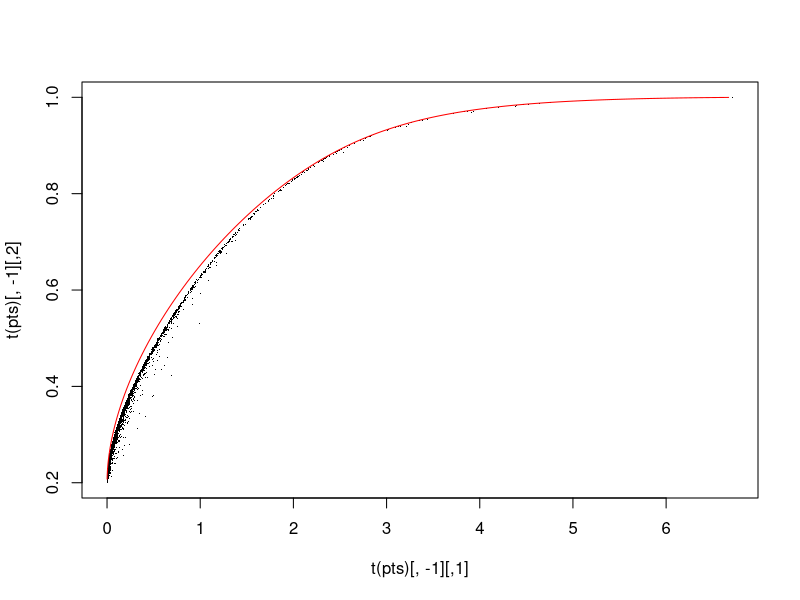

The R source for this figure:
### Q quantile point of view


## Check max formula 
# k <- 3
# qs <- sort(rbeta(100, 2, 3))
# sum(qs * seq(0, 1, length.out = length(qs))^(k-1))/length(qs)
# mean(sapply(1:1000, function(i) max(sample(qs, k, TRUE))))/k


get_q_ints <- function(qs, k) {
  qs <- sort(qs)
  c(sum(qs), sum(qs * log(qs)),
    sum(qs * seq(0, 1, length.out = length(qs))^(k-1)))/length(qs)
}

normalize_qs <- function(qs) {
  sort(qs)/sum(qs) * length(qs)
}

qs_par <- function(d, k, l.out = 100) {
  xs <- seq(0, 1, length.out = l.out)
  normalize_qs(exp( d * xs^(k-1)))
}

aba_par <- function(d, k, l.out, inds = 3) {
  xs <- seq(0, 1, length.out = l.out)
  get_q_ints(normalize_qs(exp( d * xs^(k-1))), k)[inds]
}

find_par_aba <- function(aba, k, l.out = 1000, init = 2, nits = 20, info = TRUE) {
  lb <- 0
  ub <- init
  while(aba_par(ub, k, l.out) < aba) {
    ub <- ub * 2
  }
  for (i in 1:nits) {
    d <- (lb + ub)/2
    if (aba_par(d, k, l.out) < aba) {
      lb <- d
    }
    if (aba_par(d, k, l.out) > aba) {
      ub <- d
    }
  }
  if (info) {
    d <- (lb + ub)/2
    return(list(d = d, res = aba_par(d, k, l.out, 2:3)))
  }
  (lb + ub)/2
}


k <- 5
reso <- 1000

pts <- sapply(1:10000, function(i) {
  qs <- rbeta(reso, runif(1) * 10, runif(1) * 10)
  qs <- normalize_qs(qs)
  get_q_ints(qs, k)
})

pts2 <- sapply(1000 * (1:10000/10000), function(x) {
  qs <- qs_par(x, k, reso)
  get_q_ints(qs, k)
})

plot(t(pts)[, -1], pch= ".")
lines(t(pts2)[, -1], col = "red")

